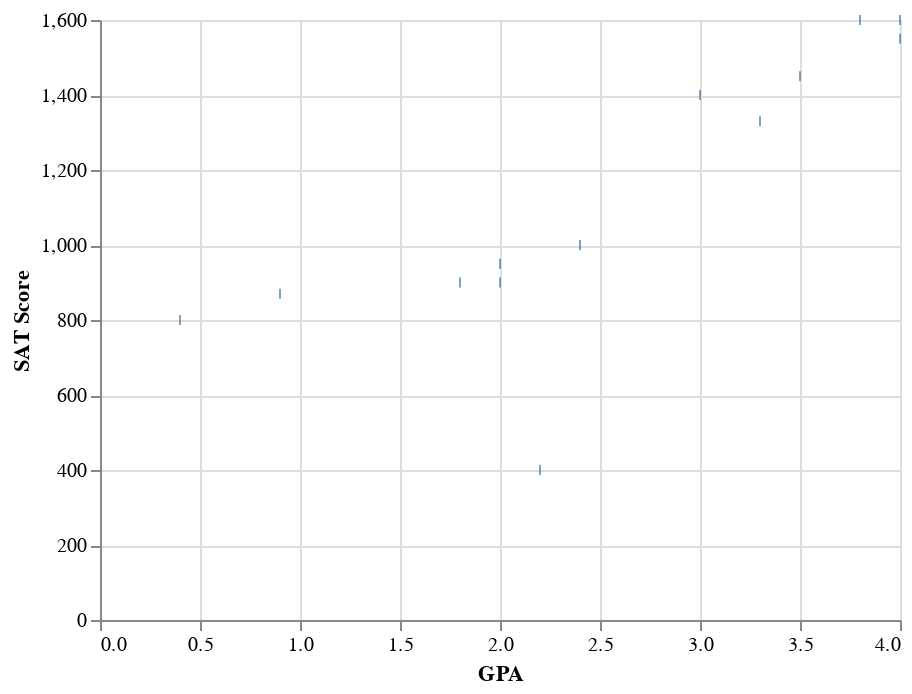

Notebook source saved alongside this figure:
### Code cell
alt.Chart(student_data).mark_tick().encode(
    alt.X('GPA'),
    alt.Y('SAT Score')
)

### Figure 1 — Vega-Lite specification as saved in the notebook (floating-point values rounded to 4 significant figures)
{"config": {"view": {"continuousWidth": 400, "continuousHeight": 300}}, "data": {"name": "data-e93636037bcd1fa7113fcf760da2b471"}, "mark": "tick", "encoding": {"x": {"type": "quantitative", "field": "GPA"}, "y": {"type": "quantitative", "field": "SAT Score"}}, "$schema": "https://vega.github.io/schema/vega-lite/v4.8.1.json", "datasets": {"data-e93636037bcd1fa7113fcf760da2b471": [{"GPA": 4.0, "SAT Score": 1600, "Learning Enjoyment Rating": 5, "Year": "Freshman", "Satisfaction": 5}, {"GPA": 2.0, "SAT Score": 900, "Learning Enjoyment Rating": 3, "Year": "Sophomore", "Satisfaction": 3}, {"GPA": 0.4, "SAT Score": 800, "Learning Enjoyment Rating": 2, "Year": "Senior", "Satisfaction": 1}, {"GPA": 3.8, "SAT Score": 1600, "Learning Enjoyment Rating": 2, "Year": "Senior", "Satisfaction": 5}, {"GPA": 3.0, "SAT Score": 1400, "Learning Enjoyment Rating": 4, "Year": "Senior", "Satisfaction": 4}, {"GPA": 2.0, "SAT Score": 950, "Learning Enjoyment Rating": 1, "Year": "Junior", "Satisfaction": 3}, {"GPA": 1.8, "SAT Score": 900, "Learning Enjoyment Rating": 3, "Year": "Sophomore", "Satisfaction": 2}, {"GPA": 0.9, "SAT Score": 870, "Learning Enjoyment Rating": 3, "Year": "Junior", "Satisfaction": 1}, {"GPA": 3.3, "SAT Score": 1330, "Learning Enjoyment Rating": 4, "Year": "Junior", "Satisfaction": 4}, {"GPA": 2.2, "SAT Score": 400, "Learning Enjoyment Rating": 5, "Year": "Senior", "Satisfaction": 2}, {"GPA": 4.0, "SAT Score": 1550, "Learning Enjoyment Rating": 3, "Year": "Freshman", "Satisfaction": 5}, {"GPA": 3.5, "SAT Score": 1450, "Learning Enjoyment Rating": 4, "Year": "Sophomore", "Satisfaction": 4}, {"GPA": 2.4, "SAT Score": 1000, "Learning Enjoyment Rating": 1, "Year": "Junior", "Satisfaction": 2}]}}
